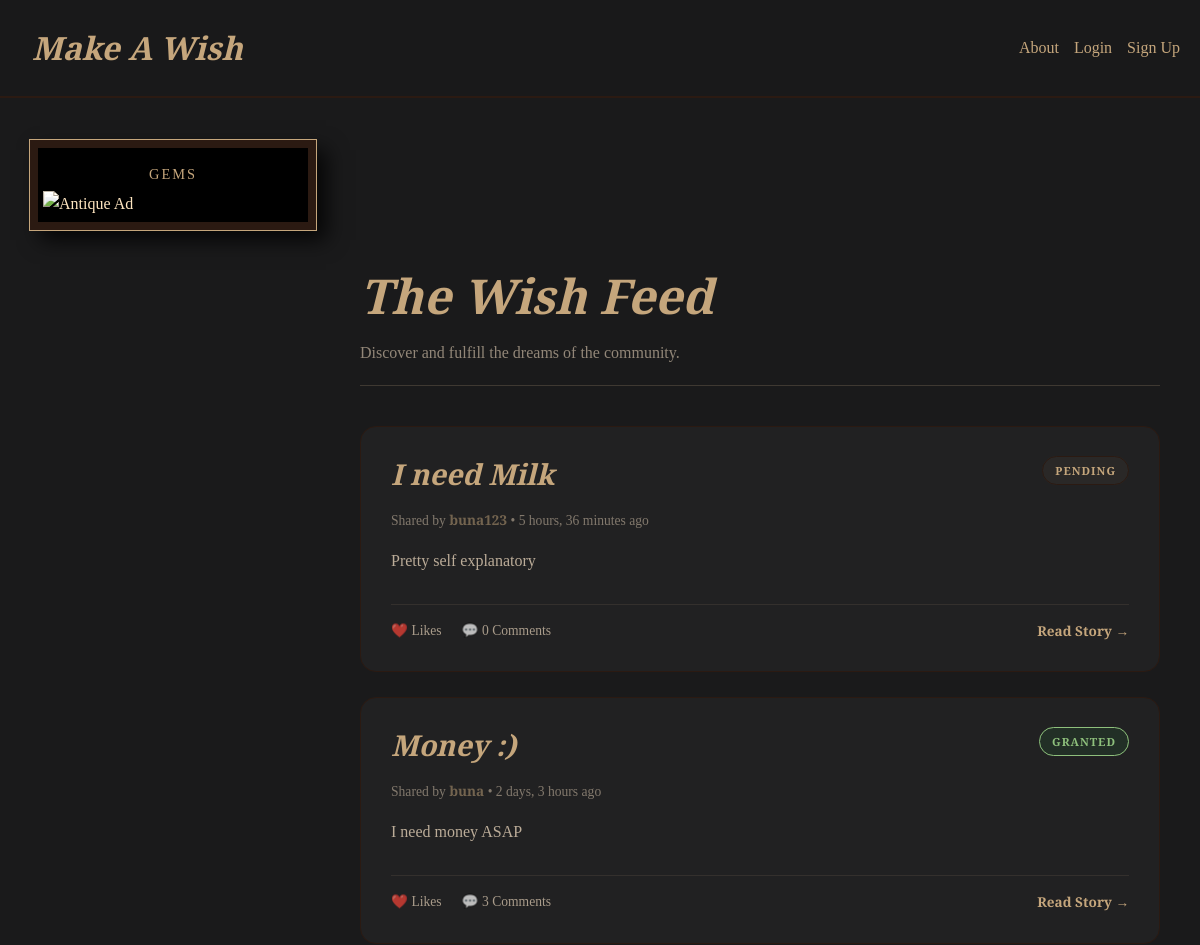
Before: /wishes/ (upper part) with the older database file.
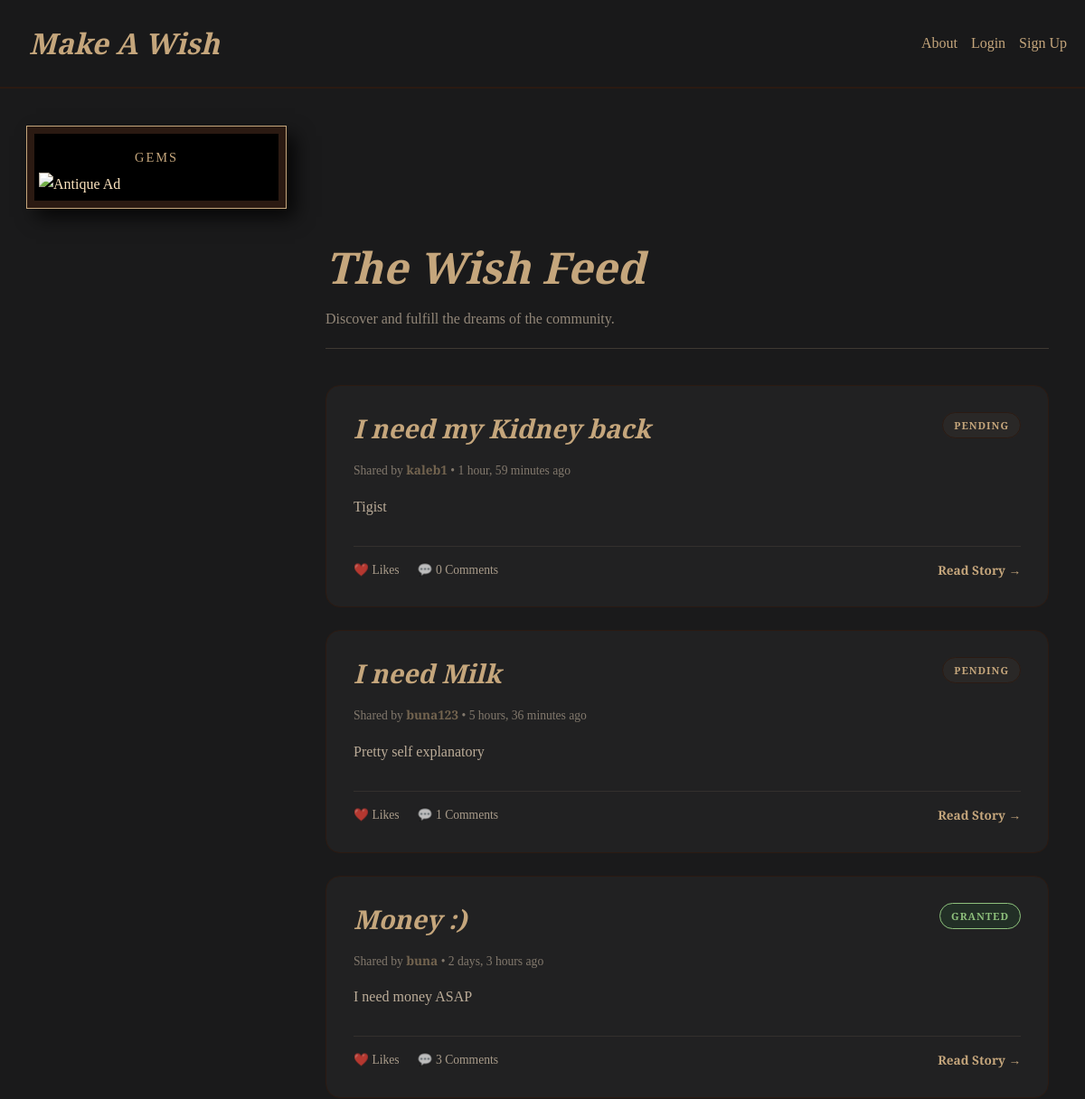
After: the same page with the newer database file.
### wishes/models.py (models this page shows, shortened)
class Wish(models.Model):
    title = models.CharField(max_length=50)
    description = models.TextField()
    created_at = models.DateTimeField(default=timezone.now)
    is_granted = models.BooleanField(default=False, verbose_name="Granted")
    phone_number = models.CharField(
        max_length=20,
        blank=True,
        null=True,
        help_text="Optional"
    )
    bank_account = models.CharField(
        max_length=50,
        blank=True,
        null=True,
        help_text="Optional"
    )
    bank_name = models.CharField(
        max_length=100,
        blank=True,
        null=True,
    )
    user = models.ForeignKey(CustomUser, on_delete=models.CASCADE, related_name='wishes')

### accounts/models.py (models this page shows, shortened)
class CustomUser(AbstractUser):
    bio = models.TextField(blank=True)
    profile_picture_url = models.URLField(
        max_length=500,
        blank=True,
        null=True,
        help_text="Optional: Paste a direct image URL (e.g. from Imgur or Google)"
    )

### wishes/views.py (the view)
# urls.py: path('', WishListView.as_view(template_name='home.html'), name='home'),
class WishListView(ListView):
    model = Wish
    template_name = 'wishes/wish_list.html'
    context_object_name = 'wishes'
    ordering = ['-created_at']           # newest first

### templates/wishes/wish_list.html (shortened to what this page needs)
{% extends 'base.html' %}
{% block content %}
<div style="max-width: 900px; margin: 0 auto; padding: 40px 20px;">
    <div style="display: flex; justify-content: space-between; align-items: flex-end; margin-bottom: 40px; border-bottom: 1px solid rgba(210,180,140,0.2); padding-bottom: 20px;">
        <div>
            <h1 style="color: var(--faded-gold); font-family: 'Playfair Display', serif; font-size: 3rem; margin: 0;">
                The Wish Feed
            </h1>
            <p style="color: var(--parchment); opacity: 0.6; margin: 5px 0 0 0;">Discover and fulfill the dreams of the community.</p>
        </div>
    </div>
    {% if wishes %}
        <div style="display: grid; gap: 25px;">
            {% for wish in wishes %}
                <div class="wish-card" style="background: rgba(255,255,255,0.03); border: 1px solid var(--wood); border-radius: 16px; padding: 30px; transition: transform 0.3s, box-shadow 0.3s; position: relative; overflow: hidden;">
                    <div style="display: flex; justify-content: space-between; align-items: flex-start;">
                        <div style="flex: 1;">
                            <h2 style="margin: 0 0 10px 0;">
                                <a href="{% url 'wishes:detail' wish.pk %}" style="color: var(--faded-gold); text-decoration: none; font-family: 'Playfair Display', serif; font-size: 1.8rem; line-height: 1.2;">
                                    {{ wish.title }}
                                </a>
                            </h2>
                            <p style="color: var(--parchment); opacity: 0.5; font-size: 0.85rem; margin-bottom: 15px;">
                                Shared by <strong style="color: var(--faded-gold);">{{ wish.user.username }}</strong> • {{ wish.created_at|timesince }} ago
                            </p>
                            <p style="color: var(--parchment); line-height: 1.6; margin-bottom: 20px; display: -webkit-box; -webkit-line-clamp: 2; -webkit-box-orient: vertical; overflow: hidden; opacity: 0.8;">
                                {{ wish.description|truncatewords:30 }}
                            </p>
                        </div>
                        <div style="margin-left: 20px;">
                            {% if wish.is_granted %}
                                <span style="background: rgba(40, 167, 69, 0.1); color: #8ec07c; padding: 6px 12px; border-radius: 20px; border: 1px solid #8ec07c; font-size: 0.7rem; font-weight: bold; text-transform: uppercase; letter-spacing: 1px;">Granted</span>
                            {% else %}
                                <span style="background: rgba(210, 180, 140, 0.05); color: var(--faded-gold); padding: 6px 12px; border-radius: 20px; border: 1px solid var(--wood); font-size: 0.7rem; font-weight: bold; text-transform: uppercase; letter-spacing: 1px;">Pending</span>
                            {% endif %}
                        </div>
                    </div>
                    <div style="display: flex; align-items: center; gap: 20px; border-top: 1px solid rgba(210,180,140,0.1); padding-top: 15px; margin-top: 10px;">
                        <span style="color: var(--parchment); font-size: 0.85rem; opacity: 0.7;">
                            ❤️ {{ wish.like_count }} Likes
                        </span>
                        <span style="color: var(--parchment); font-size: 0.85rem; opacity: 0.7;">
                            💬 {{ wish.comments.count }} Comments
                        </span>
                        <a href="{% url 'wishes:detail' wish.pk %}" style="margin-left: auto; color: var(--faded-gold); text-decoration: none; font-size: 0.85rem; font-weight: bold;">
                            Read Story →
                        </a>
                    </div>
                </div>
            {% endfor %}
        </div>
    {% endif %}
</div>
{% endblock %}

Changed rows visible on the page:
added Wish: title "I need my Kidney back", user.username "kaleb1", created_at "1 hour, 59 minutes", description "Tigist", is_granted "PENDING", comments.count "0"
computed for Wish "I need Milk": comments.count "0" → "1"
